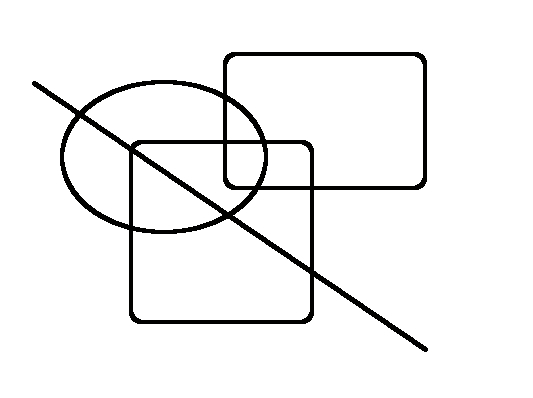
#> input picture Python/opencv/image/shape.jpg, 533 x 398 px, given in place of IMG_9261.JPG, which was not available
$ jupyter execute --allow-errors transformationImage.ipynb   (older library calls are emulated)   (text cells are left out)
#> lines starting #> are read from the running program, lines starting #| are printed output that depends on the picture; after the words box and inside, x2 and y2 are one past the last pixel; in counts of white or black regions, pixels touching at a corner belong together; pictures that were not available may be replaced by others from this repository, and a replacement may not be noted
[cell 1]
import cv2
import numpy as np

[cell 2]
img = cv2.imread('/Users/davidyon/Desktop/IMG_9261.JPG')
#> img is the input picture: shape (398, 533, 3); mean B, G, R 242.2, 242.2, 242.2

[cell 3]
num_rows,num_cols = img.shape[:2]
#> num_rows = 398; num_cols = 533

[cell 4]
move_matrix = np.float32([ [1,0,350], [0,1,550] ])

[cell 5]
img_move = cv2.warpAffine(img, move_matrix, (num_cols+700,num_rows+1100), cv2.INTER_LINEAR, cv2.BORDER_WRAP, 2)

[cell 6]
cv2.imshow('Translation_Move', img_move)
cv2.waitKey()
cv2.destroyAllWindows()
for i in range(1,5):
    cv2.waitKey(1)

[cell 7]
import cv2
import numpy as np
img = cv2.imread('/Users/davidyon/Desktop/IMG_9261.JPG')
num_rows, num_cols = img.shape[:2]
translation_matrix = np.float32([ [1,0,int(0.5*num_cols)], [0,1,int(0.5*num_rows)] ])
#> translation_matrix = [[1, 0, 266], [0, 1, 199]]
rotation_matrix = cv2.getRotationMatrix2D((num_cols, num_rows),30,1)
img_translation = cv2.warpAffine(img, translation_matrix, (2*num_cols, 2*num_rows))
img_rotation = cv2.warpAffine(img_translation,rotation_matrix,(2*num_cols, 2*num_rows))
cv2.imshow('Rotation',img_rotation)
cv2.waitKey()
cv2.destroyAllWindows()
cv2.waitKey(1)

[cell 8]
import cv2
img = cv2.imread('/Users/davidyon/Desktop/IMG_9261.JPG')
img_scaled = cv2.resize(img,None,fx=1.2, fy=1.2, interpolation =
                        cv2.INTER_LINEAR)
cv2.imshow('Scaling - Linear Interpolation', img_scaled)
img_scaled = cv2.resize(img,None,fx=1.2, fy=1.2, interpolation =
   cv2.INTER_CUBIC)
cv2.imshow('Scaling - Cubic Interpolation', img_scaled)
img_scaled = cv2.resize(img,(450, 400), interpolation = cv2.INTER_AREA)
#> img_scaled: shape (400, 450, 3)
cv2.imshow('Scaling - Skewed Size', img_scaled)
cv2.waitKey(5000)
cv2.destroyAllWindows()
cv2.waitKey(1)

[cell 9]
import cv2
import numpy as np
img = cv2.imread("/Users/davidyon/Desktop/IMG_9261.JPG")
rows, cols = img.shape[:2]
#> rows = 398; cols = 533
src_points = np.float32([[0,0], [cols-1,0], [0,rows-1]])
#> src_points = [[0, 0], [532, 0], [0, 397]]
dst_points = np.float32([[0,0], [int(0.6*(cols-1)),0],
[int(0.4*(cols-1)),rows-1]])
affine_matrix = cv2.getAffineTransform(src_points, dst_points)
img_output = cv2.warpAffine(img, affine_matrix, (cols,rows))
print(img_output.shape)
#| (398, 533, 3)
cv2.imshow('Input', img)
cv2.imshow('Output', img_output)
cv2.waitKey()
cv2.destroyAllWindows()
cv2.waitKey(1)

[cell 10]
import cv2
import numpy as np
img = cv2.imread("/Users/davidyon/Desktop/IMG_9261.JPG")
rows, cols = img.shape[:2]
src_points = np.float32([[0,0], [cols-1,0], [0,rows-1]])
dst_points = np.float32([[cols-1,0], [0,0], [cols-1,rows-1]])
affine_matrix = cv2.getAffineTransform(src_points, dst_points)
img_output = cv2.warpAffine(img, affine_matrix, (cols,rows))
print(img_output.shape)
#| (398, 533, 3)
cv2.imshow('Input', img)
cv2.imshow('Output', img_output)
cv2.waitKey()
cv2.destroyAllWindows()
cv2.waitKey(1)

[cell 11]
import cv2
import numpy as np
img = cv2.imread('/Users/davidyon/Desktop/IMG_9261.JPG')
rows, cols = img.shape[:2]
src_points = np.float32([[0,0], [cols-1,0], [0,rows-1], [cols-1,rows-1]])
dst_points = np.float32([[0,0], [cols-1,0], [int(0.33*cols),rows-1],
[int(0.66*cols),rows-1]])
projective_matrix = cv2.getPerspectiveTransform(src_points, dst_points)
img_output = cv2.warpPerspective(img, projective_matrix, (cols,rows))
cv2.imshow('Input', img)
cv2.imshow('Output', img_output)
cv2.waitKey()
cv2.destroyAllWindows()
cv2.waitKey(1)

[cell 12]
import cv2
import numpy as np
img = cv2.imread('/Users/davidyon/Desktop/IMG_9261.JPG')
rows, cols = img.shape[:2]
src_points = np.float32([[0,0], [0,rows-1], [cols/2,0],[cols/2,rows-1]])
dst_points = np.float32([[0,rows/4], [0,rows-101],
[cols/2,0],[cols/2,rows-1]])
projective_matrix = cv2.getPerspectiveTransform(src_points, dst_points)
img_output = cv2.warpPerspective(img, projective_matrix, (cols,rows))
cv2.imshow('Input', img)
cv2.imshow('Output', img_output)
cv2.waitKey()
cv2.destroyAllWindows()
cv2.waitKey(1)

[cell 13]
import cv2
import numpy as np
import math
img = cv2.imread('/Users/davidyon/Desktop/IMG_9261.JPG', cv2.IMREAD_GRAYSCALE)
#> img: shape (398, 533); min 0, max 255, mean 242.2
rows, cols = img.shape
#####################
# Vertical wave
img_output = np.zeros(img.shape, dtype=img.dtype)
for i in range(rows):
    for j in range(cols):
        offset_x = int(50.0 * math.sin(2 * 3.14 * i / 180))
        offset_y = 0
        if j+offset_x < rows:
            img_output[i,j] = img[i,(j+offset_x)%cols]
        else:
            img_output[i,j] = 0
#> img_output: shape (398, 533)
cv2.imshow('Input', img)
cv2.imshow('Vertical wave', img_output)
#####################
# Horizontal wave
img_output = np.zeros(img.shape, dtype=img.dtype)
for i in range(rows):
    for j in range(cols):
        offset_x = 0
        offset_y = int(32.0 * math.sin(2 * 3.14 * j / 150))
        if i+offset_y < rows:
            img_output[i,j] = img[(i+offset_y)%rows,j]
        else:
            img_output[i,j] = 0
cv2.imshow('Horizontal wave', img_output)
#####################
# Both horizontal and vertical
img_output = np.zeros(img.shape, dtype=img.dtype)
for i in range(rows):
    for j in range(cols):
        offset_x = int(40.0 * math.sin(2 * 3.14 * i / 150))
        offset_y = int(40.0 * math.cos(2 * 3.14 * j / 150))
        if i+offset_y < rows and j+offset_x < cols:
            img_output[i,j] = img[(i+offset_y)%rows,(j+offset_x)%cols]
        else:
            img_output[i,j] = 0
cv2.imshow('Multidirectional wave', img_output)
#####################
# Concave effect
img_output = np.zeros(img.shape, dtype=img.dtype)
for i in range(rows):
   for j in range(cols):
       offset_x = int(640.0 * math.sin(2 * 3.14 * i / (2*cols)))
       offset_y = 0
       if j+offset_x < cols:
           img_output[i,j] = img[i,(j+offset_x)%cols]
       else:
           img_output[i,j] = 0
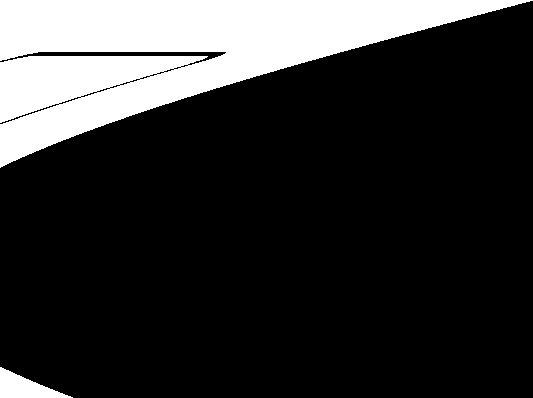
#> img_output: shape (398, 533); min 0, max 255, mean 49.2
cv2.imshow('Concave', img_output)
cv2.waitKey()
cv2.destroyAllWindows()
cv2.waitKey(1)

[cell 14]
import cv2
import numpy as np
img = cv2.imread('/Users/davidyon/Desktop/IMG_9094.png')
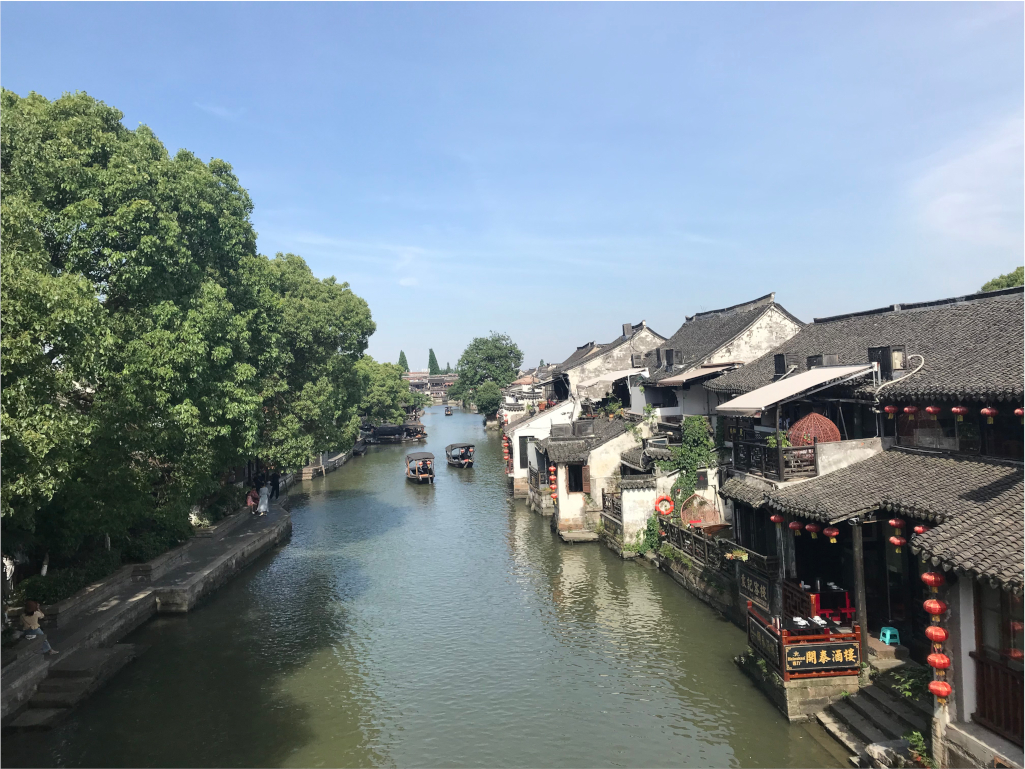
#> input picture Python/opencv/image/town.jpg, 1025 x 769 px, given in place of IMG_9094.png, which was not available
#> img is the input picture: shape (769, 1025, 3); mean B, G, R 139.6, 133.5, 119.9
rows, cols = img.shape[:2]
kernel_identity = np.array([[0,0,0], [0,1,0], [0,0,0]])
kernel_3x3 = np.ones((3,3), np.float32) / 9.0 # Divide by 9 to normalize the kernel
kernel_5x5 = np.ones((5,5), np.float32) / 25.0 # Divide by 25 to normalize the kernel
kernel_10x10 = np.ones((10,10), np.float32) / 100.0 # Divide by 25 to normalize the kernel
cv2.imshow('Original', img)
# value -1 is to maintain source image depth
output = cv2.filter2D(img, -1, kernel_identity)
cv2.imshow('Identity filter', output)
output = cv2.filter2D(img, -1, kernel_3x3)
cv2.imshow('3x3 filter', output)
output = cv2.filter2D(img, -1, kernel_10x10)
cv2.imshow('10x10 filter', output)
cv2.waitKey(0)
cv2.destroyAllWindows()
cv2.waitKey(1)

[cell 15]
import cv2
import numpy as np
img = cv2.imread('/Users/davidyon/Desktop/IMG_9261.JPG')
cv2.imshow('Original', img)
size = 175
# generating the kernel
kernel_motion_blur = np.zeros((size, size))
kernel_motion_blur[int((size-1)/2), :] = np.ones(size)
kernel_motion_blur = kernel_motion_blur / size
# applying the kernel to the input image
output = cv2.filter2D(img, -1, kernel_motion_blur)
#> output: shape (398, 533, 3)
cv2.imshow('Motion Blur', output)
cv2.waitKey(0)
cv2.destroyAllWindows()
cv2.waitKey(1)

[cell 16]
import cv2
import numpy as np
img = cv2.imread('/Users/davidyon/Desktop/IMG_9011.JPG')
cv2.imshow('Original', img)
# generating the kernels
kernel_sharpen_1 = np.array([[-1,-1,-1], [-1,9,-1], [-1,-1,-1]])
kernel_sharpen_2 = np.array([[1,1,1], [1,-7,1], [1,1,1]])
kernel_sharpen_3 = np.array([[-1,-1,-1,-1,-1],
                            [-1,2,2,2,-1],
                            [-1,2,8,2,-1],
                            [-1,2,2,2,-1],
                            [-1,-1,-1,-1,-1]]) / 8.0
# applying different kernels to the input image
output_1 = cv2.filter2D(img, -1, kernel_sharpen_1)
output_2 = cv2.filter2D(img, -1, kernel_sharpen_2)
output_3 = cv2.filter2D(img, -1, kernel_sharpen_3)
cv2.imwrite('/Users/davidyon/Desktop/sharp1.jpg',output_1)
cv2.imwrite('/Users/davidyon/Desktop/sharp2.jpg',output_2)
cv2.imwrite('/Users/davidyon/Desktop/sharp3.jpg',output_3)
cv2.imshow('Sharpening', output_1)
cv2.imshow('Excessive Sharpening', output_2)
cv2.imshow('Edge Enhancement', output_3)
cv2.waitKey(0)
cv2.destroyAllWindows()
cv2.waitKey(1)

[cell 17]
import cv2
import numpy as np
img_emboss_input = cv2.imread('/Users/davidyon/Desktop/IMG_5027.jpeg')
# generating the kernels
kernel_emboss_1 = np.array([[0,-1,-1],[1,0,-1],[1,1,0]])
kernel_emboss_2 = np.array([[-1,-1,0],[-1,0,1],[0,1,1]])
kernel_emboss_3 = np.array([[1,0,0],[0,0,0],[0,0,-1]])
# converting the image to grayscale
#> (the rest of this cell did not finish here and is left out)

[cell 18]
import cv2
import numpy as np
img = cv2.imread('image/shape.jpg', cv2.IMREAD_GRAYSCALE)
img = cv2.imread('image/town.jpg', cv2.IMREAD_GRAYSCALE)
#> img: shape (769, 1025); min 8, max 255, mean 130.2
rows, cols = img.shape
# It is used depth of cv2.CV_64F.
sobel_horizontal = cv2.Sobel(img, cv2.CV_64F, 1, 0, ksize=3)
# Kernel size can be: 1,3,5 or 7.
sobel_vertical = cv2.Sobel(img, cv2.CV_64F, 0, 1, ksize=3)
laplacian = cv2.Laplacian(img,cv2.CV_64F)
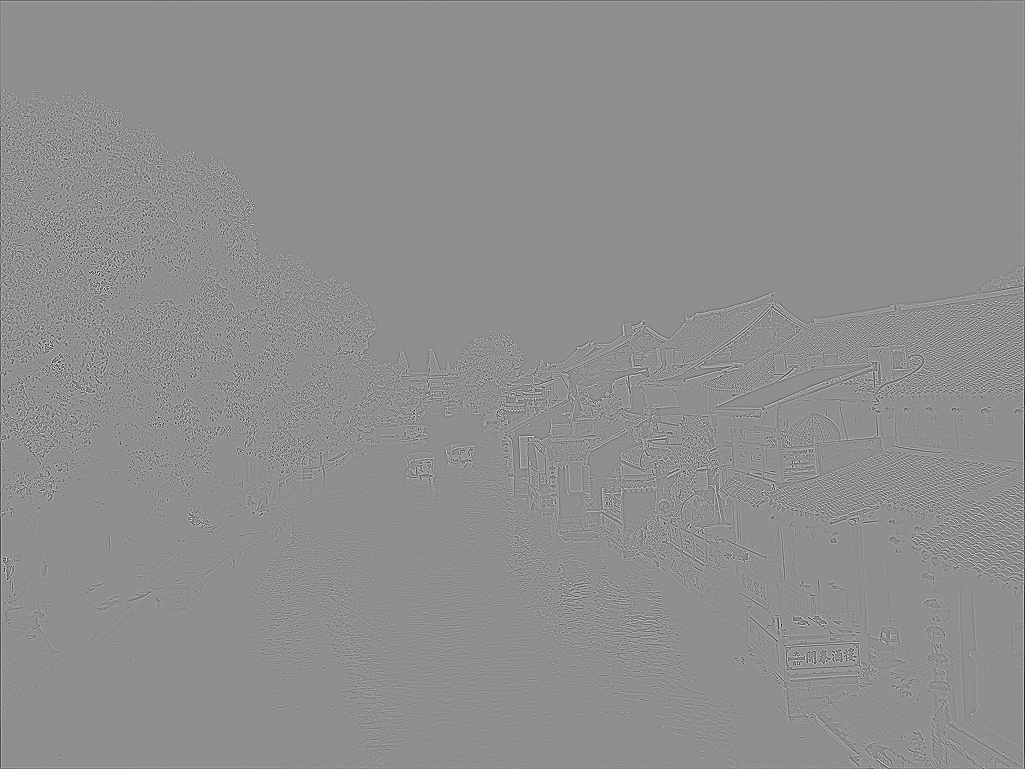
#> laplacian: shape (769, 1025) float64; min -527, max 412, mean -0.3; drawn with min black and max white
canny = cv2.Canny(img, 10,240)
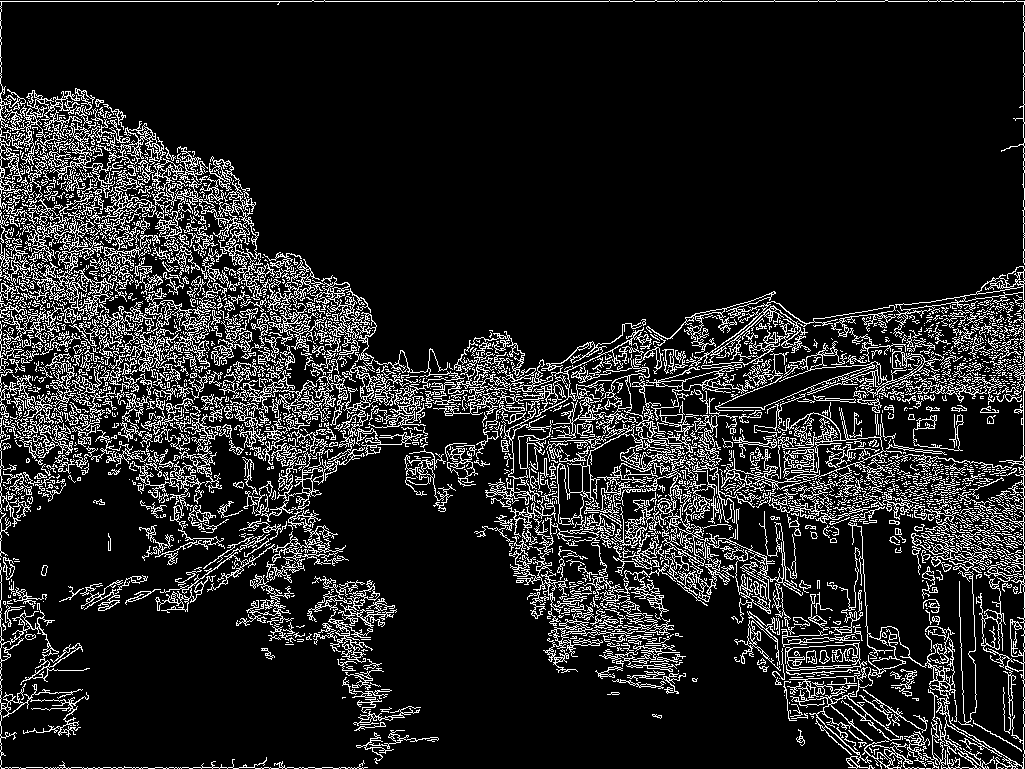
#> canny: shape (769, 1025); 13.5% white in thin lines or dots
cv2.imshow('Original', img)
cv2.imshow('Sobel horizontal', sobel_horizontal)
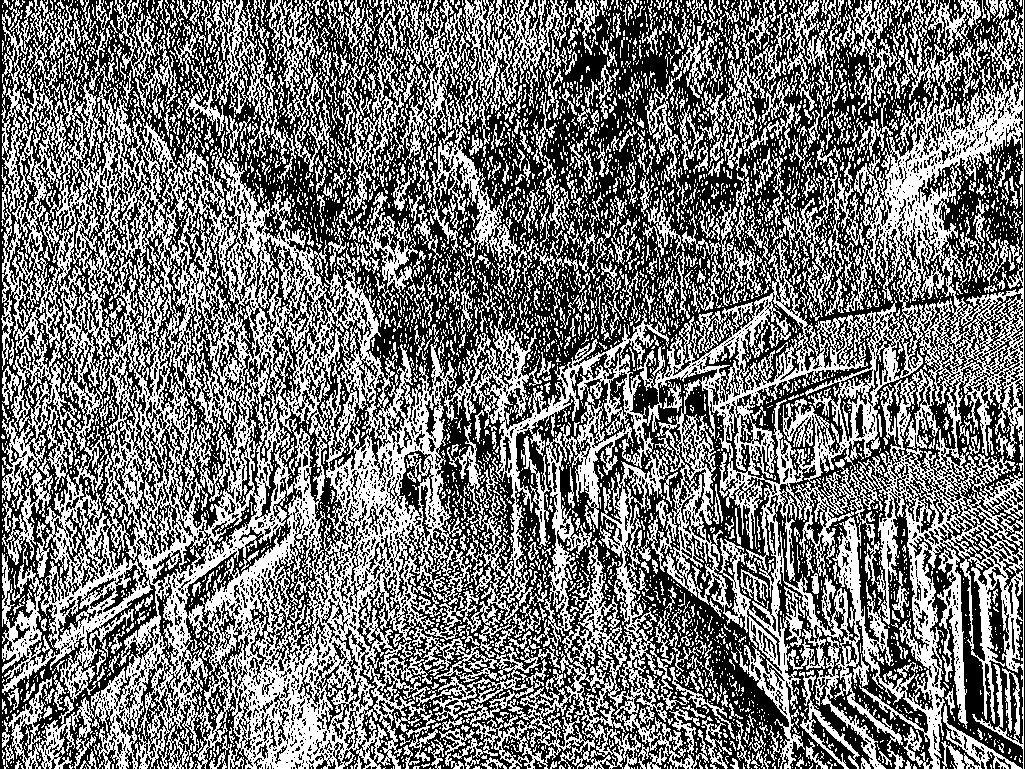
#> window 'Sobel horizontal': shape (769, 1025); 46.2% white in thin lines or dots
cv2.imshow('Sobel vertical', sobel_vertical)
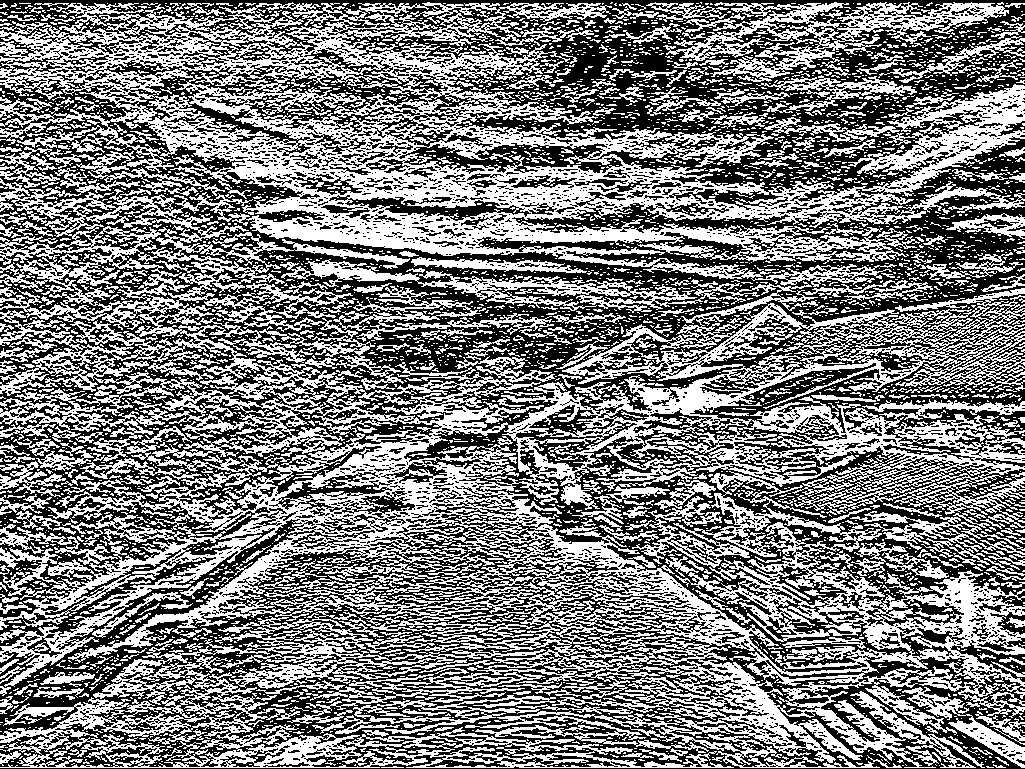
#> window 'Sobel vertical': shape (769, 1025); 48.7% white; 4378 white regions (3830 under 20 px), largest, box (x1, y1, x2, y2) and area: (0, 2, 1025, 768) 274838, (0, 639, 734, 768) 17901, (663, 2, 1009, 82) 8146
cv2.imshow('Laplacian', laplacian)
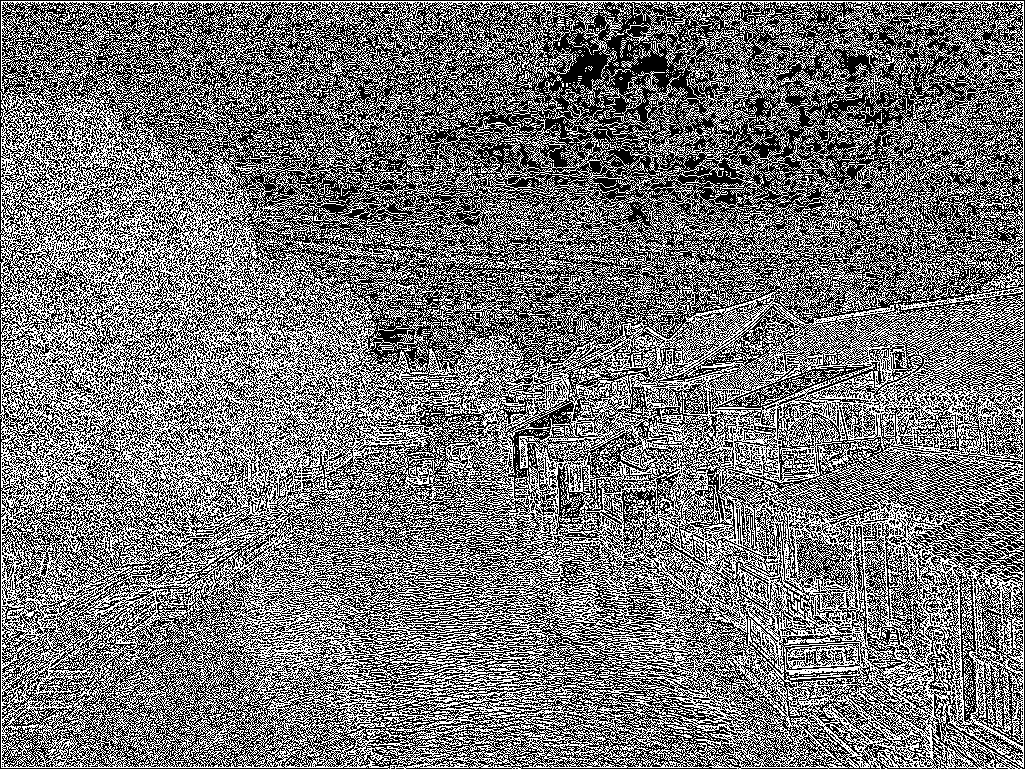
#> window 'Laplacian': shape (769, 1025); 45.7% white in thin lines or dots
cv2.imshow('Canny', canny)
cv2.waitKey(0)
cv2.destroyAllWindows()
cv2.waitKey(1)
